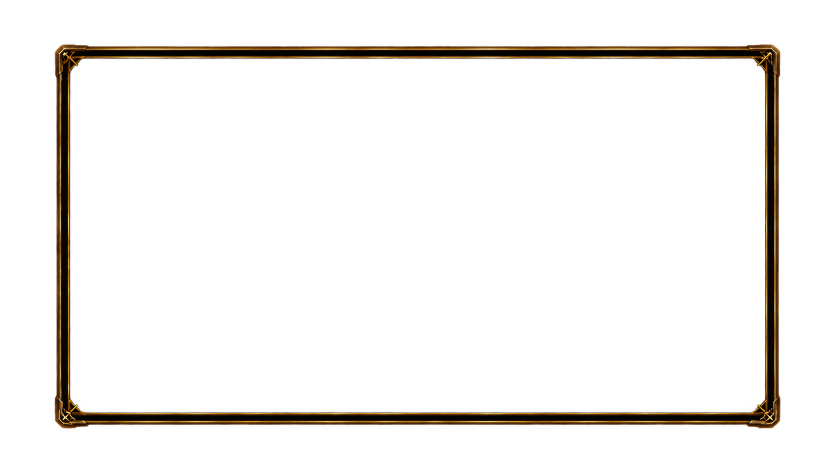
#> input picture artwork/codex/frame-master.png, 1671 x 941 px (shown at 1/2 size); its folder holds 5 pictures in this run
$ python extract_assets.py --export-dir . --resource-root .
#> lines starting #> are read from the running program, lines starting #| are printed output that depends on the picture; pictures that were not available may be replaced by others from this repository, and a replacement may not be noted
#!/usr/bin/env python3
"""Slice ImageGen-prepared masters, export PNG resources, and build QA previews.

ImageGen performs reconstruction/background extraction. ImageMagick performs
deterministic slicing, sizing and preview composition. Pillow/NumPy read pixels
for bounds and validation only. No game, packer, Jenkins or deployment calls.
"""
import argparse
import hashlib
import json
import re
import subprocess
from pathlib import Path

import numpy as np
from PIL import Image

parser = argparse.ArgumentParser()
parser.add_argument('--export-dir', type=Path, required=True)
parser.add_argument('--resource-root', type=Path, required=True)
args = parser.parse_args()
source = Path(__file__).resolve().parent
out = args.export_dir.resolve()
preview = source / 'previews'
out.mkdir(parents=True, exist_ok=True)
preview.mkdir(exist_ok=True)
records = []


def run(*parts):
    subprocess.run(['magick', *map(str, parts)], check=True)


def sha(path):
    return hashlib.sha256(path.read_bytes()).hexdigest()


def geometry(rect):
    x, y, w, h = rect
    return f'{w}x{h}+{x}+{y}'


def bounds(path, rect=None, threshold=16, margin=4):
#> called with threshold = 16, margin = 4
    with Image.open(path) as im:
#> im is the input picture: PIL image 1671x941 RGBA; mean R, G, B, A 6.1, 3.6, 0.9, 17.7
        pixels = np.asarray(im)
        x, y, w, h = rect or (0, 0, im.width, im.height)
#> x = 0; y = 0; w = 1671; h = 941
        alpha = pixels[y:y+h, x:x+w, 3]
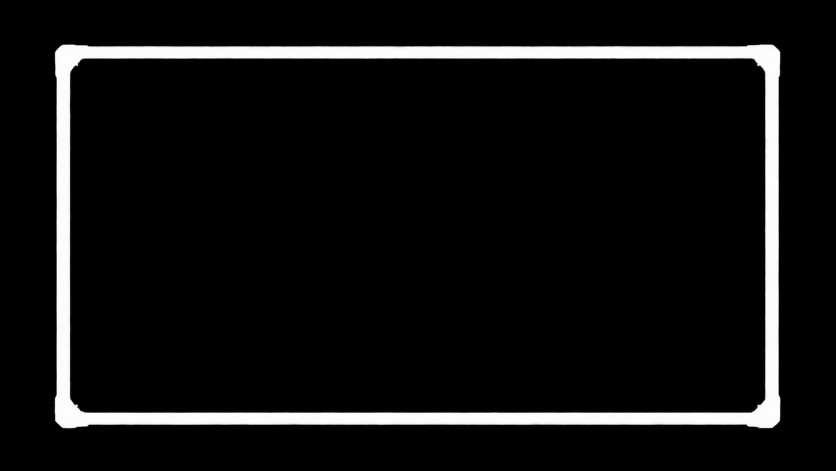
#> alpha: shape (941, 1671) (shown at 1/2 size); min 0, max 255, mean 17.7
        yy, xx = np.where(alpha > threshold)
        if not len(xx):
            raise ValueError(f'Empty asset: {path}, {rect}')
        left = max(x, x + int(xx.min()) - margin)
#> left = 105
        top = max(y, y + int(yy.min()) - margin)
#> top = 84
        right = min(x+w, x + int(xx.max()) + 1 + margin)
#> right = 1566
        bottom = min(y+h, y + int(yy.max()) + 1 + margin)
#> bottom = 862
        return [left, top, right-left, bottom-top]


def export(key, resref, master, rect=None, size=None, state='normal',
           padding=None, notes='', reference_rect=None, tight=False,
           icon=False, parent=None):
    path = source / master if not parent else out / master
    if tight:
        rect = bounds(path, rect)
#> rect = [105, 84, 1461, 778]
    command = [path]
    if rect:
        command += ['-crop', geometry(rect), '+repage']
#> in geometry, `x, y, w, h = rect`: x = 105; y = 84; w = 1461; h = 778
    if size:
        command += ['-resize', size]
    if icon:
        command += ['-background', 'none', '-gravity', 'center', '-extent', '64x64']
    target = out / f'{resref}.png'
    run(*command, '-strip', f'PNG32:{target}')
    with Image.open(target) as im:
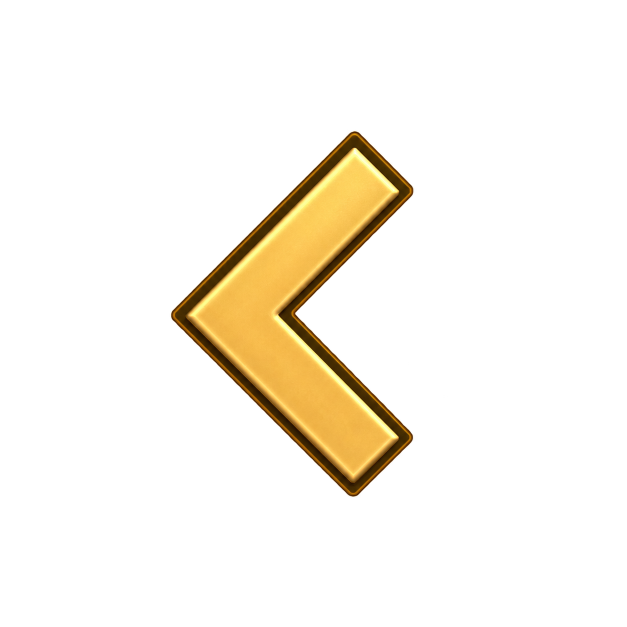
#> input picture artwork/codex/prev-master.png, 1254 x 1254 px, given in place of ui_cdx_outer.png, which was not available (shown at 1/2 size)
#> im is the input picture: PIL image 1254x1254 RGBA; mean R, G, B, A 19.5, 14.9, 5.9, 25
        pixels = np.asarray(im)
        alpha = pixels[:, :, 3]
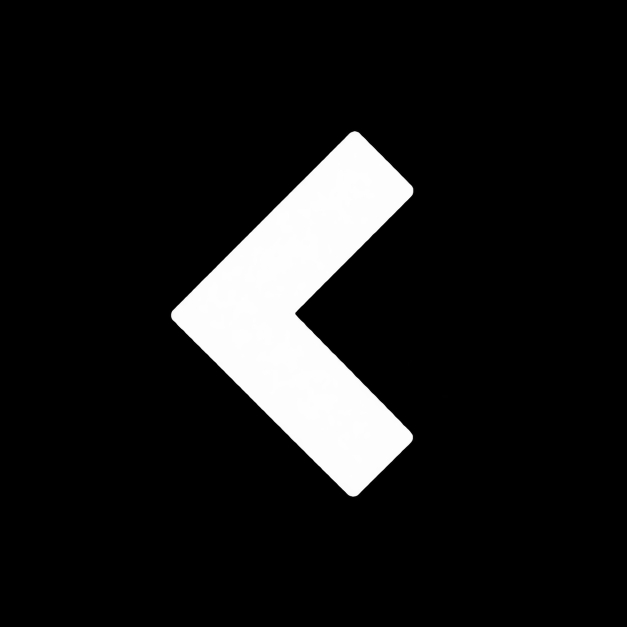
#> alpha: shape (1254, 1254) (shown at 1/2 size); min 0, max 255, mean 25
        records.append({
            'key': key, 'resref': resref,
            'export_path': f'src/hak/amia_nui/png/{resref}.png',
            'width': im.width, 'height': im.height,
            'state': state, 'content_padding': padding,
            'provenance': {
                'method': 'slice_of_export' if parent else 'slice_of_imagegen_master',
                'master': master, 'master_sha256': sha(path),
                'master_crop_xywh': rect,
                'reference_crop_xywh': reference_rect,
                'reference_crop_is_approximate': reference_rect is not None,
                'resize': size, 'parent_resref': parent,
                'centered_in_64px_cell': icon,
            },
            'alpha_min': int(alpha.min()), 'alpha_max': int(alpha.max()),
            'transparent_pixels': int((alpha == 0).sum()),
            'sha256': sha(target), 'notes': notes,
        })
    return target


export('frame.outer', 'ui_cdx_outer', 'frame-master.png', tight=True,
       size='1248x754!', padding=[42, 38, 42, 38], reference_rect=[20, 89, 1248, 754],
       notes='Reconstructed transparent outer frame; top-right corner repaired. Center is transparent. Use slices for resizing.')


def slices(parent, prefix, key, inset):
#> called with parent = 'ui_cdx_outer', prefix = 'ui_cdx_fr', key = 'frame.outer.slice', inset = 54
    with Image.open(out / f'{parent}.png') as im:
        w, h = im.size
#> w = 1254; h = 1254
    n = inset
    regions = {
        'tl': [0, 0, n, n], 'tr': [w-n, 0, n, n],
        'bl': [0, h-n, n, n], 'br': [w-n, h-n, n, n],
        'top': [n, 0, w-2*n, n], 'bot': [n, h-n, w-2*n, n],
        'left': [0, n, n, h-2*n], 'right': [w-n, n, n, h-2*n],
    }
    for name, region in regions.items():
        export(f'{key}.{name}', f'{prefix}_{name}', f'{parent}.png', region,
               parent=parent, notes=f'Fixed {n}px corner inset. Stretch edge along its long axis only; no center slice.')


#> (the run stopped early here; a loop or call above may not have finished)
